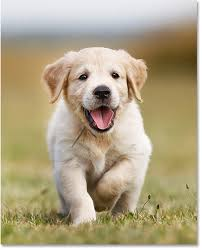
#> input picture dog.jpg, 202 x 250 px
$ python NegativeImage.py
#> lines starting #> are read from the running program, lines starting #| are printed output that depends on the picture
#!/usr/bin/env python
# coding: utf-8

# In[2]:


from PIL import Image
from PIL import ImageFilter

img=Image.open("dog.jpg");
#> img is the input picture: PIL image 202x250 RGB; mean R, G, B 176.7, 164.1, 133.9
img.show();

for i in range(0,img.size[0]-1):
    for j in range(0,img.size[1]-1):
        pixelColorVals=img.getpixel((i,j));
        redPixel=255-pixelColorVals[0];
        greenPixel=255-pixelColorVals[0];
        bluePixel=255-pixelColorVals[0];
        img.putpixel((i,j),(redPixel,greenPixel,bluePixel));
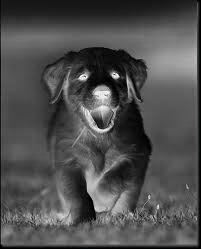
#> img: PIL image 202x250 RGB; mean R, G, B 80.5, 80.5, 80.5
img.show();


# In[ ]:
